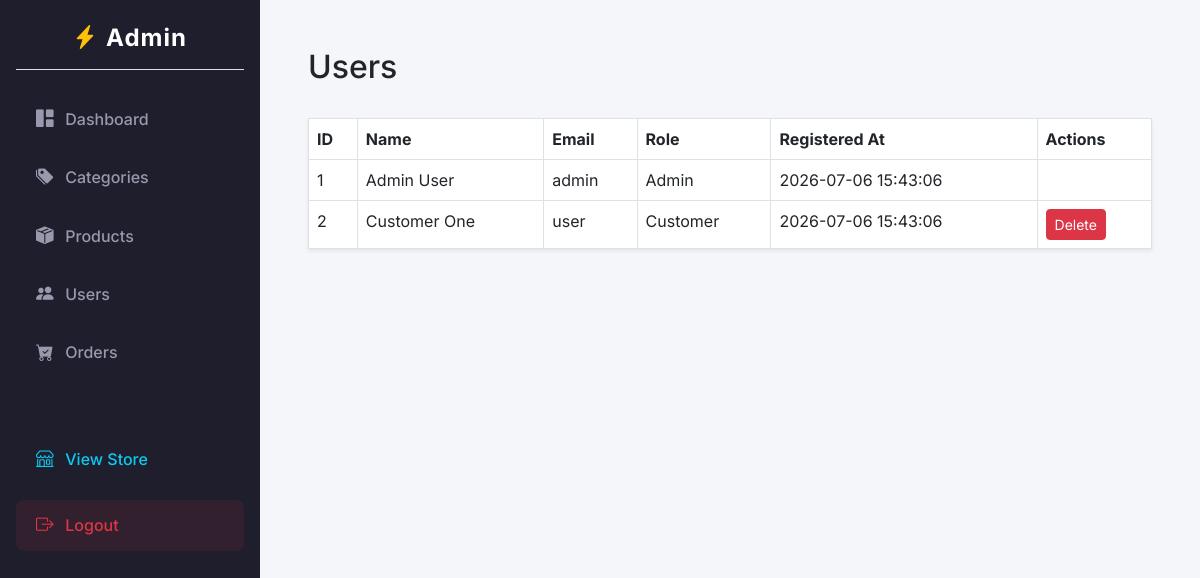
/views/Admin/Users/index.php (signed in), run on the app's committed database.
### tables this page shows
CREATE TABLE users (
    id INT AUTO_INCREMENT PRIMARY KEY,
    full_name VARCHAR(100) NOT NULL,
    email VARCHAR(100) NOT NULL UNIQUE,
    password VARCHAR(255) NOT NULL,
    role_id INT NOT NULL,
    created_at TIMESTAMP DEFAULT CURRENT_TIMESTAMP,
    FOREIGN KEY (role_id) REFERENCES roles(id) ON DELETE CASCADE
);

CREATE TABLE roles (
    id INT AUTO_INCREMENT PRIMARY KEY,
    role_name VARCHAR(50) NOT NULL
);

### views/Admin/Users/index.php (the view, shortened to what this page needs)
<?php
require_once '../../../config/db.php';
require_once '../header.php';
$users = $pdo->query("SELECT u.*, r.role_name FROM users u JOIN roles r ON u.role_id = r.id")->fetchAll();
?>
<div class="d-flex justify-content-between align-items-center mb-4">
    <h2>Users</h2>
</div>
<table class="table table-bordered bg-white shadow-sm">
    <thead>
        <tr>
            <th>ID</th>
            <th>Name</th>
            <th>Email</th>
            <th>Role</th>
            <th>Registered At</th>
            <th>Actions</th>
        </tr>
    </thead>
    <tbody>
        <?php foreach($users as $u): ?>
        <tr>
            <td><?= $u['id'] ?></td>
            <td><?= htmlspecialchars($u['full_name']) ?></td>
            <td><?= htmlspecialchars($u['email']) ?></td>
            <td><?= htmlspecialchars($u['role_name']) ?></td>
            <td><?= $u['created_at'] ?></td>
            <td>
                <?php if($u['id'] != $_SESSION['user_id']): ?>
                <form method="POST" style="display:inline;">
                    <button type="submit" class="btn btn-sm btn-danger" onclick="return confirm('Are you sure you want to delete this user?')">Delete</button>
                </form>
                <?php endif; ?>
            </td>
        </tr>
        <?php endforeach; ?>
    </tbody>
</table>
<?php require_once '../footer.php'; ?>

### views/Admin/header.php (style rules this page uses)
body { font-family: 'Inter', sans-serif; }

### data on the page
users: id "1", full_name "Admin User", email "admin", role.role_name "Admin", created_at "2026-07-06 15:43:06"
users: id "2", full_name "Customer One", email "user", role.role_name "Customer", created_at "2026-07-06 15:43:06"
